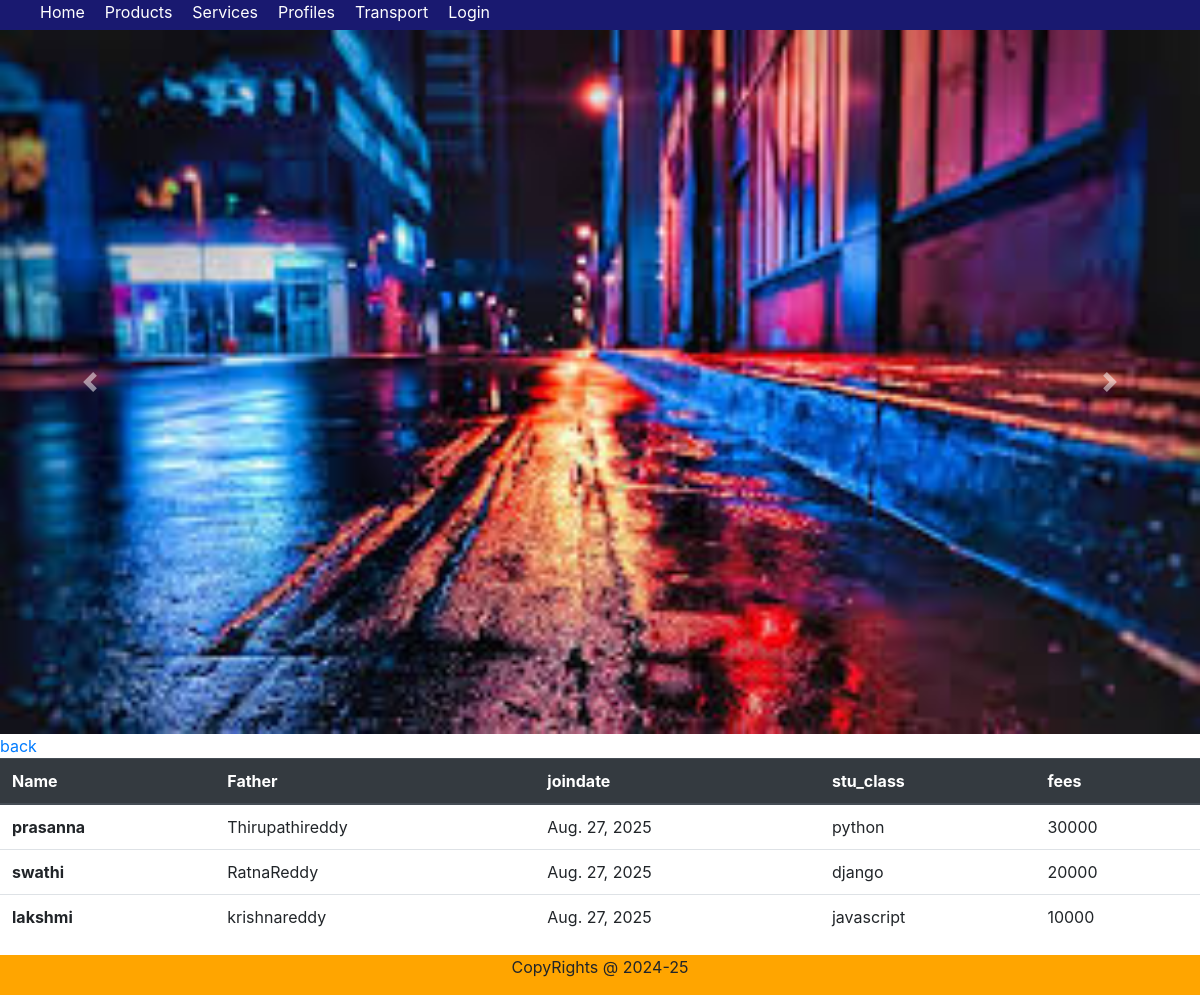
/home/, run on the app's committed database.
### admissions/models.py (models this page shows)
class Admission(models.Model):
    stu_name=models.CharField(max_length=100)
    stu_father=models.CharField(max_length=100)
    joindate=models.DateField()
    stu_class=models.CharField(max_length=20,unique=True)
    fees=models.PositiveIntegerField()

### admissions/views.py (the view)
# urls.py: 2. Add a URL to urlpatterns:  path('', views.home, name='home')
def home(request):
    data=Admission.objects.all()
    res=render(request,'home.html',{'data':data})
    return res

### templates/home.html (shortened to what this page needs)
 {% extends 'index.html' %}
 {% block content%}
<div id="carouselExampleControls" class="carousel slide" data-ride="carousel">
  <div class="carousel-inner">
    <div class="carousel-item active">
      <img class="d-block w-100" alt="slide1">
    </div>
  </div>
  <a class="carousel-control-prev" href="#carouselExampleControls" role="button" data-slide="prev">
    <span class="carousel-control-prev-icon" aria-hidden="true"></span>
  </a>
  <a class="carousel-control-next" href="#carouselExampleControls" role="button" data-slide="next">
    <span class="carousel-control-next-icon" aria-hidden="true"></span>
  </a>
</div>
<a href="{% url 'index'%}">back</a>
<div>
  <table class="table">
  <thead class="thead-dark">
    <tr>
      <th scope="col">Name</th>
      <th scope="col">Father</th>
      <th scope="col">joindate</th>
      <th scope="col">stu_class</th>
      <th scope="col">fees</th>
    </tr>
  </thead>
  <tbody>
  {% for rec in data %}
    <tr>
      <th scope="row">{{rec.stu_name}}</th>
      <td>{{rec.stu_father}}</td>
      <td>{{rec.joindate}}</td>
      <td>{{rec.stu_class}}</td>
      <td>{{rec.fees}}</td>
    </tr>
  {% endfor %}
  </tbody>
</table>
</div>
{% endblock content%}

### templates/index.html (shortened to what this page needs)
<html>
    <head>
        <link rel="stylesheet" href="https://cdn.jsdelivr.net/npm/bootstrap@4.5.3/dist/css/bootstrap.min.css">
    </head>
    <body>
        <div class="main">
            <ul class="nav-items">
                <li><a href="{% url 'home' %}">Home</a></li>
                <li><a href="{% url 'products' %}">Products</a></li>
                <li><a href="{% url 'services' %}">Services</a></li>
                <li><a href="{% url 'profiles' %}">Profiles</a></li>
                <li><a href="{% url 'transport' %}">Transport</a></li>
                <li><a href="{% url 'login' %}">Login</a></li>
            </ul>
        </div>
        <div>
            {% block content%}
            {% endblock content%}
        </div>
        <div class="footer-bar">
            <p style="text-align:center;">CopyRights @ 2024-25</p>
        </div>
    </body>
</html>

### templates/index.html (style rules this page uses)
body { margin:0; padding:0; }
.main { background-color: midnightblue; height:30px; width:100%; }
.nav-items a { text-decoration: none; color:white; }
.nav-items { list-style:none; display:flex; align-items: center; }
.nav-items li { margin-right: 20px; }
.footer-bar { display:flex; width:100%; height:40px; display:flex; flex-direction:column; align-items:center; justify-content: center; background-color:orange; }

### data on the page
Admission: stu_name "prasanna", stu_father "Thirupathireddy", joindate "Aug. 27, 2025", stu_class "python", fees "30000"
Admission: stu_name "swathi", stu_father "RatnaReddy", joindate "Aug. 27, 2025", stu_class "django", fees "20000"
Admission: stu_name "lakshmi", stu_father "krishnareddy", joindate "Aug. 27, 2025", stu_class "javascript", fees "10000"
